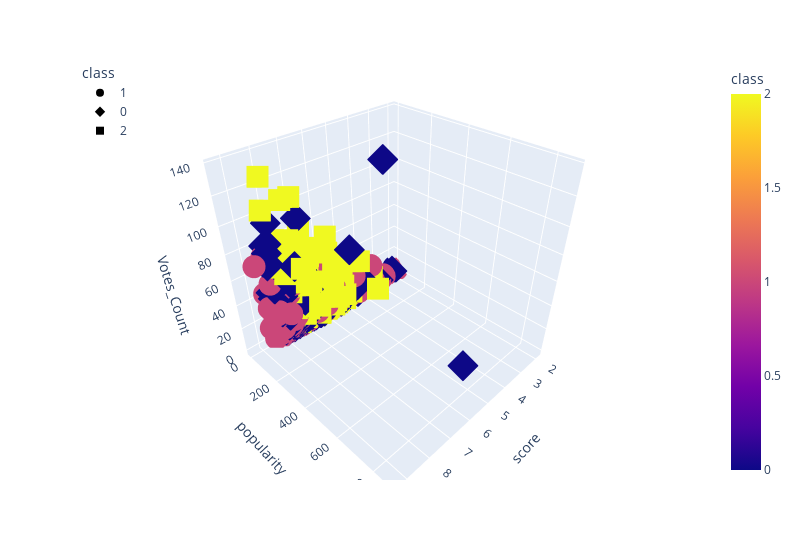

Notebook source saved alongside this figure:
### Code cell
# Plotting the clusters with three features
fig = px.scatter_3d(movies_df, x="score", y="popularity", 
                    z="Votes_Count", color="class", symbol="class", 
                    width=800)
fig.update_layout(legend=dict(x=0,y=1))
fig.show()

### Figure 1 — Plotly figure (JSON) as saved in the notebook; plotly's stock layout.template omitted (floating-point values rounded to 4 significant figures; data arrays with more than 128 entries replaced by an {"elided": "..."} marker saying what was removed)
{"data": [{"hovertemplate": "class=%{marker.color}<br>score=%{x}<br>popularity=%{y}<br>Votes_Count=%{z}<extra></extra>", "legendgroup": "1", "marker": {"color": {"elided": "2127 int values"}, "coloraxis": "coloraxis", "symbol": "circle"}, "mode": "markers", "name": "1", "scene": "scene", "showlegend": true, "type": "scatter3d", "x": {"elided": "2127 float values"}, "y": {"elided": "2127 float values"}, "z": {"elided": "2127 float values"}}, {"hovertemplate": "class=%{marker.color}<br>score=%{x}<br>popularity=%{y}<br>Votes_Count=%{z}<extra></extra>", "legendgroup": "0", "marker": {"color": {"elided": "819 int values"}, "coloraxis": "coloraxis", "symbol": "diamond"}, "mode": "markers", "name": "0", "scene": "scene", "showlegend": true, "type": "scatter3d", "x": {"elided": "819 float values"}, "y": {"elided": "819 float values"}, "z": {"elided": "819 float values"}}, {"hovertemplate": "class=%{marker.color}<br>score=%{x}<br>popularity=%{y}<br>Votes_Count=%{z}<extra></extra>", "legendgroup": "2", "marker": {"color": {"elided": "233 int values"}, "coloraxis": "coloraxis", "symbol": "square"}, "mode": "markers", "name": "2", "scene": "scene", "showlegend": true, "type": "scatter3d", "x": {"elided": "233 float values"}, "y": {"elided": "233 float values"}, "z": {"elided": "233 float values"}}], "layout": {"coloraxis": {"colorbar": {"title": {"text": "class"}}, "colorscale": [[0, "#0d0887"], [0.1111, "#46039f"], [0.2222, "#7201a8"], [0.3333, "#9c179e"], [0.4444, "#bd3786"], [0.5556, "#d8576b"], [0.6667, "#ed7953"], [0.7778, "#fb9f3a"], [0.8889, "#fdca26"], [1, "#f0f921"]]}, "legend": {"title": {"text": "class"}, "tracegroupgap": 0, "x": 0, "y": 1}, "margin": {"t": 60}, "scene": {"domain": {"x": [0, 1], "y": [0, 1]}, "xaxis": {"title": {"text": "score"}}, "yaxis": {"title": {"text": "popularity"}}, "zaxis": {"title": {"text": "Votes_Count"}}}, "width": 800}}
